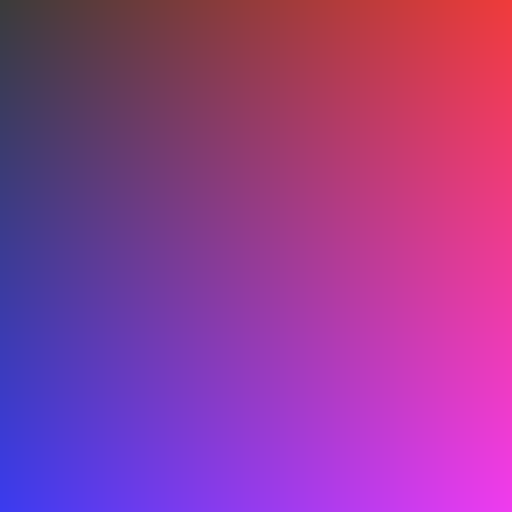
Frame 1 (no input)
Frame 60 (the mouse pressed at the canvas centre just before this capture): identical to frame 1, image omitted
Frame 120 (the mouse held since frame 60 and released just before this capture): identical to frame 1, image omitted

The Processing sketch that drew this single still picture (run headless with seeded random() and noise(); from frame 60 on, the mouse is pressed at the canvas centre):

// Processing sketch: ANI2012A20_Color3_RGB2
// ── ANI2012A20_Color3_RGB2.pde
// ANI2012A20_Color3_RGB2.pde
// Programme qui génère une image RGB avec trois variations de dégradé (touches 1, 2, 3).

// paramètre
int dimension = 512;

// variables
boolean regenerate;

int indexX;
int indexY;

int pattern;

void setup()
{
  size(512, 512);

  regenerate = true;

  // choisir le pattern 1, 2 ou 3 au hasard
  pattern = int(random(1.0f, 4.0f));

  // configurer le mode de couleur
  colorMode(RGB);
}

void draw()
{
  if (regenerate == true)
  {
    regenerate = false;
    generateGradient();
  }
}

void generateGradient()
{
  for (indexX = 0; indexX < dimension; ++indexX)
  {
    for (indexY = 0; indexY < dimension; ++indexY)
    {
      // sélectionner la couleur selon les indices des boucles et le pattern et
      // mapping de l'intervalle de couleur (256) sur la dimension de la fenêtre d'affichage (512)
      switch (pattern)
      {
        case 1: // génération d'un dégradé de rouge et vert
          stroke(
            map(indexX, 0, dimension, 0, 255),  // rouge
            map(indexY, 0, dimension, 0, 255),  // vert
            0);                                 // bleu
          break;

        case 2: // génération d'un dégradé de rouge et bleu
          stroke(
            map(indexX, 0, dimension, 0, 255),  // rouge
            0,                                  // vert
            map(indexY, 0, dimension, 0, 255)); // bleu
          break;

        case 3: // génération d'un dégradé de vert et bleu
          stroke(
            0,                                  // rouge
            map(indexX, 0, dimension, 0, 255),  // vert
            map(indexY, 0, dimension, 0, 255)); // bleu
          break;
      }

      // afficher un point avec cette couleur
      point(indexX, indexY);
    }
  }
}

void keyReleased()
{
  if (key == '1')
  {
    pattern = 1;
    regenerate = true;
    println("ex1: gradient of 2 color components (red & green)");
  }

  if (key == '2')
  {
    pattern = 2;
    regenerate = true;
    println("ex2: gradient of 2 color components (red & blue)");
  }

  if (key == '3')
  {
    pattern = 3;
    regenerate = true;
    println("ex3: gradient of 2 color components (green & blue)");
  }
}
